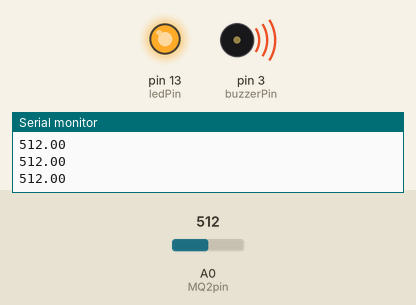
This sketch was run on a simulated Arduino Uno, built with avr-gcc and run on an emulated ATmega328P. Parts: output pins drawn as LEDs (lit = HIGH), buzzer (waves = sounding), the last lines printed to the serial monitor. Inputs (shaded band) come from the test bench; at power-on: A0 (MQ2pin) = 512.

Above: at 1.2 s.
1.3 s: A0 (MQ2pin) set to 160
2.8 s: A0 (MQ2pin) set to 140
At 3.8 s:
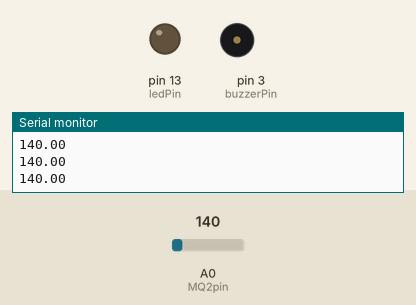
4.3 s: A0 (MQ2pin) set to 306
At 4.9 s:
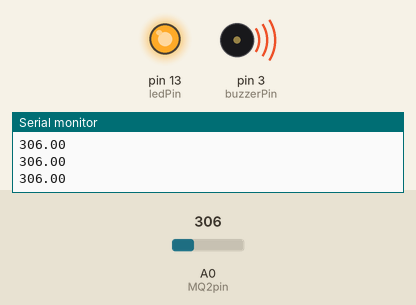
5.8 s: A0 (MQ2pin) set to 122
At 6.3 s:
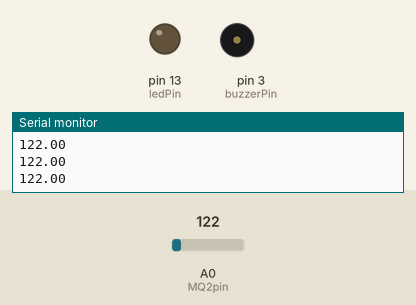
Timing chart, 0 to 8.3 s (numbered marks = the images above; inputs shaded):
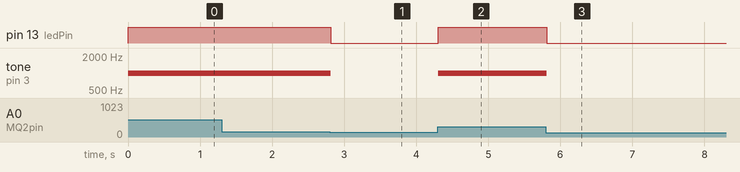

Measured:
- the behaviour switches between 150 and 149 on A0 (MQ2pin) (found by bisection; images 0 and 1)
- after the input at 2.8 s, pin 13 (ledPin): HIGH → LOW at once; tone on pin 3 (buzzerPin): 1000 Hz → silent at once
- after the input at 4.3 s, pin 13 (ledPin): LOW → HIGH at once; tone on pin 3 (buzzerPin): silent → 1000 Hz at once
- after the input at 5.8 s, pin 13 (ledPin): HIGH → LOW at once; tone on pin 3 (buzzerPin): 1000 Hz → silent at once

The sketch:

interfacing_gas_sensor_with_arduino1.ino
```cpp
int ledPin = 13;
int buzzerPin = 3;

const int gas = 0;
int MQ2pin= A0;

void setup()
{
  pinMode(ledPin, OUTPUT);
   pinMode(buzzerPin, OUTPUT);
  Serial.begin(9600);
}

void loop()
{
  float sensorvalue;
  sensorvalue = analogRead(MQ2pin);
  Serial.println(sensorvalue);


  if(sensorvalue >= 150) {
    digitalWrite(ledPin, HIGH);
    tone(buzzerPin, 1000);
  }
  else{
    digitalWrite(ledPin, LOW);
    noTone(buzzerPin);
  }
}
```
